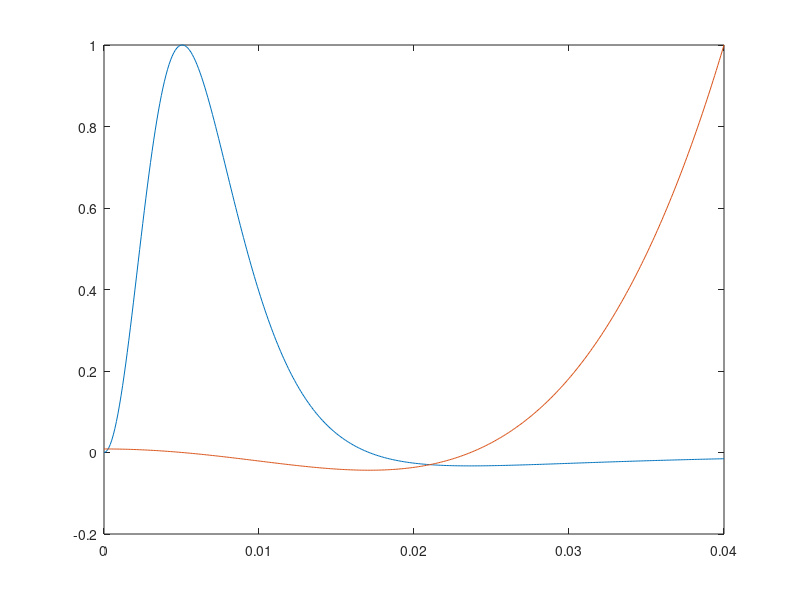

MATLAB code for this plot: (Note: this script raises an error after producing the figure.)
clear all
close all

D=.855/100;

R=0:.0001:4/100;

y=R.^2.*(4*D^2-R.^2)./(D^2+R.^2).^(7/2);

[i j]=max(y)
rr=R(j)

ee=3*R.^4+8*D^4-24*D^2*R.^2;

plot(R,y/max(y),R,ee/max(ee))

[Hemass,Hegamma,Helambda,Helife,HeIs,Hemu,hbar,kb,Hek,g]=Heconst;
mu0 = 4*pi*1e-7;

rr=0.007;
gg=(mu0*1.5*rr^2*(4*D^2-rr^2)/(D^2+rr^2)^(7/2));
gg=gg*250;
w=sqrt(gg*hbar*2*pi*Hemu*1e4*2/Hemass)

f=w/(2*pi)